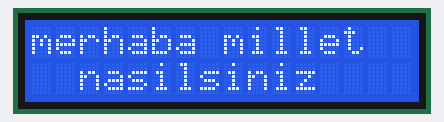
The sketch below on a simulated Arduino Uno, built with avr-gcc and run on an emulated ATmega328P. Shown: 16×2 character LCD.

Above: at 0.1 s.
At 5.1 s:
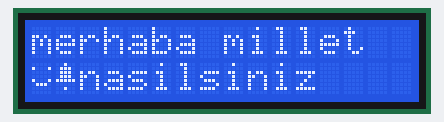
At 10.1 s:
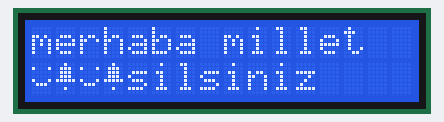
At 15.1 s:
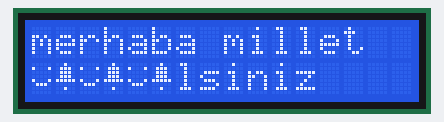
At 25.1 s:
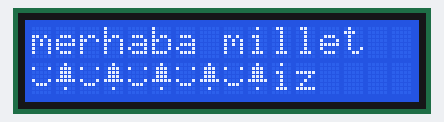
At 35.1 s:
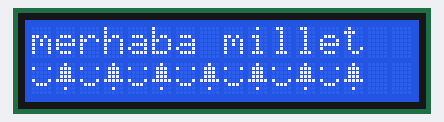

Measured:
- what the display in image 1 shows lasts 5.0 s, from 5.1 s to 10.1 s

The sketch:

lcd_2.ino
```cpp
#include <LiquidCrystal.h>
const int rs = 12, en = 11, d4 = 5, d5 = 4, d6 = 3, d7 = 2;
LiquidCrystal lcd(rs, en, d4, d5, d6, d7);
byte gulenYuz[8] = {
  B00000,
  B10001,
  B00000,
  B00000,
  B10001,
  B01110,
  B00000,
};

uint8_t zil[8] = {0x4, 0xe, 0xe, 0xe, 0x1f, 0x0, 0x4};

void setup() {
  // put your setup code here, to run once:
  lcd.begin(16, 2);
  lcd.createChar(0, gulenYuz);//0-7 arasında tanımlama yapılabilir
  lcd.createChar(1, zil);


  lcd.setCursor(0,0);//kursor konumlandırma 0. sutun, 0.satır-index olarak
  lcd.print("merhaba millet");
  lcd.setCursor(2,1);
  lcd.print("nasilsiniz");
  lcd.setCursor(0,1);//kursor konumlandırma 0. sutun, 1.satır-index olarak
}
void sil_1(){
  lcd.setCursor(0,1);//2.saıra konumlandır
  lcd.print("                 ");
}

void sil_2(){
  lcd.setCursor(0,1);//2.saıra konumlandır
  for(int i=0;i<16;i++)
    lcd.print(" ");
}

void loop() {
  // put your main code here, to run repeatedly:

  delay(5000);
  lcd.write((byte)0);
  lcd.write((byte)1);


}
```
